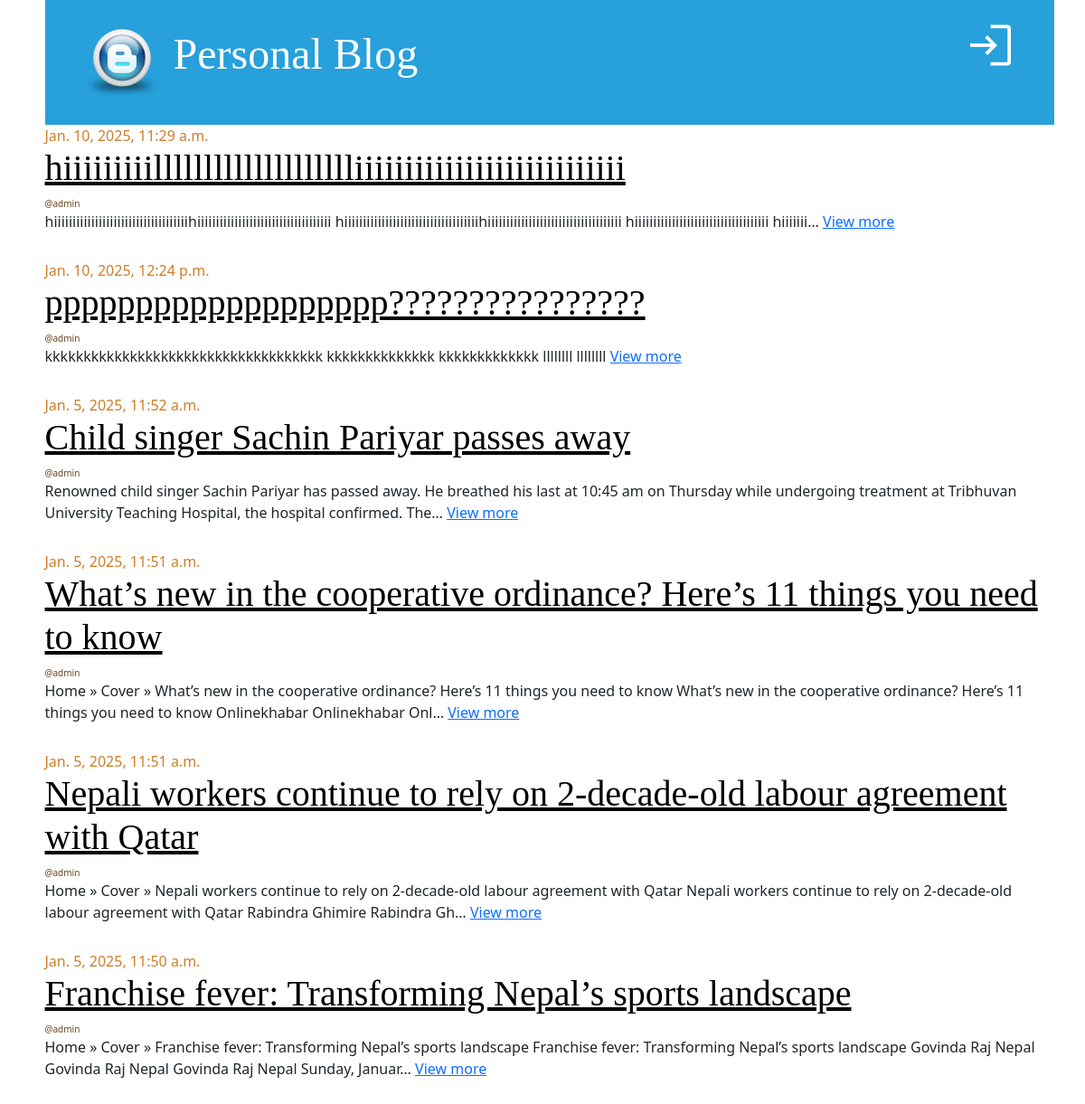
The page / on the database its author committed.
### blog_app/models.py (models this page shows, shortened)
class Post(models.Model):
    title = models.CharField(max_length=255)
    content = models.TextField()
    author =models.ForeignKey("auth.User", on_delete=models.CASCADE)
    created_at = models.DateTimeField(auto_now_add=True)
    updated_at = models.DateTimeField(auto_now=True)
    published_at = models.DateTimeField(null=True,blank=True)

### blog_app/views.py (the view)
# urls.py: path("",views.PostListView.as_view(),name="post-list"),
class PostListView(ListView):
    model=Post
    template_name="post_list.html"
    context_object_name="posts"
    def get_queryset(self):
        posts=Post.objects.filter(published_at__isnull=False).order_by("-id")
        return posts

### templates/post_list.html
{% extends "base.html" %}
{% block content %}
    <div class="row">
        <div class="col">
            {% for post in posts %}
            <div class="post">
                <div class="date">{{ post.published_at }}</div>
                <h1>
                    <a href="{% url 'post-detail' post.pk %}">{{ post.title }}</a>
                </h1>
                <div class="date author">@{{post.author.username }}</div>
                <p>
                    {{ post.content|truncatechars:200 }}
                    <a href="{% url 'post-detail' post.pk %}">View more</a>
                </p>
            </div>
        {% endfor %}
        </div>
    </div>
{% endblock content %}

### templates/base.html (shortened to what this page needs)
{% load static %}
<!doctype html>
<html lang="en">
<head>
  <link href="{% static 'css/bootstrap.min.css' %}" rel="stylesheet">
  <link href="{% static 'css/blog.css' %}" rel="stylesheet">
</head>
<body>
  <div class="container">
    <div class="page-header">
      {% if request.user.is_authenticated %}
      <form action="{% url 'logout' %}" method="post" class="top-menu">
        {% csrf_token %}
        <button type="submit" class="link">
          <span class="material-symbols-outlined lg-icons">logout </span>
        </button>
        </button>
      </form>
      <a href="{% url 'draft-list' %}" class="top-menu">
        <span class="material-symbols-outlined lg-icons">draft</span>
      </a>
      <a href="{% url 'post-create' %}" class="top-menu">
        <span class="material-symbols-outlined lg-icons">add</span>
      </a>
      {% else %}
      <a href="{% url 'login' %}" class="top-menu">
        <span class="material-symbols-outlined lg-icons">login</span>
      </a>
      {% endif %}
      <h1>
        <a href="/">
          <img src="{% static 'img/favicon.ico' %}" alt="Personal Blog" width="90px" />
          Personal Blog
        </a>
      </h1>
    </div>
    {% block content %}
    {% endblock content %}
  </div>
</body>
</html>

### static/css/blog.css (style rules this page uses)
body { padding-left: 15px; }
h1 a { color: #27a0dc; font-family: "Lobster"; }
.page-header { background-color: #27a0dc; margin-top: 0; padding: 20px 20px 20px 40px; }
.page-header h1, .page-header h1 a, .page-header h1 a:visited, .page-header h1 a:active { color: #ffffff; font-size: 36pt; text-decoration: none; }
h1, h2, h3, h4 { font-family: "Lobster", cursive; }
.date { color: #ce7e29; }
.top-menu, .top-menu:hover, .top-menu:visited { color: #ffffff; float: right; font-size: 26pt; margin-right: 20px; }
.post { margin-bottom: 30px; }
.post h1 a, .post h1 a:visited { color: #000000; }
.author { font-size: 10px; color: #6b441a; }
.lg-icons { font-size: 60px !important; }

### rows shown on the page
Post: published_at "Jan. 10, 2025, 11:29 a.m.", title "hiiiiiiiiilllllllllllllllllllliiiiiiiiiiiiiiiiiiiiiiiiiii", author.username "admin", content "hiiiiiiiiiiiiiiiiiiiiiiiiiiiiiiiiiiiihiiiiiiiiiiiiiiiiiiiiiiiiiiiiiiiiiiii hiiiiiiiiiiiiiiiiiiiiiiiiiiiiiiiiiiiihiiiiiiiiiiiiiiiiiiiiiiiiiiiiiiiiiiii hiiiiiiiiiiiiiiiiiiiiiiiiiiiiiiiiiiii hiiiiiii…"
Post: published_at "Jan. 10, 2025, 12:24 p.m.", title "ppppppppppppppppppp????????????????", author.username "admin", content "kkkkkkkkkkkkkkkkkkkkkkkkkkkkkkkkkkkk kkkkkkkkkkkkkk kkkkkkkkkkkkk llllllll llllllll"
Post: published_at "Jan. 5, 2025, 11:52 a.m.", title "Child singer Sachin Pariyar passes away", author.username "admin", content "Renowned child singer Sachin Pariyar has passed away. He breathed his last at 10:45 am on Thursday while undergoing treatment at Tribhuvan University Teaching Hospital, the hospital confirmed. The…"
Post: published_at "Jan. 5, 2025, 11:51 a.m.", title "What’s new in the cooperative ordinance? Here’s 11 things you need to know", author.username "admin", content "Home » Cover » What’s new in the cooperative ordinance? Here’s 11 things you need to know What’s new in the cooperative ordinance? Here’s 11 things you need to know Onlinekhabar Onlinekhabar Onl…"
Post: published_at "Jan. 5, 2025, 11:51 a.m.", title "Nepali workers continue to rely on 2-decade-old labour agreement with Qatar", author.username "admin", content "Home » Cover » Nepali workers continue to rely on 2-decade-old labour agreement with Qatar Nepali workers continue to rely on 2-decade-old labour agreement with Qatar Rabindra Ghimire Rabindra Gh…"
Post: published_at "Jan. 5, 2025, 11:50 a.m.", title "Franchise fever: Transforming Nepal’s sports landscape", author.username "admin", content "Home » Cover » Franchise fever: Transforming Nepal’s sports landscape Franchise fever: Transforming Nepal’s sports landscape Govinda Raj Nepal Govinda Raj Nepal Govinda Raj Nepal Sunday, Januar…"
